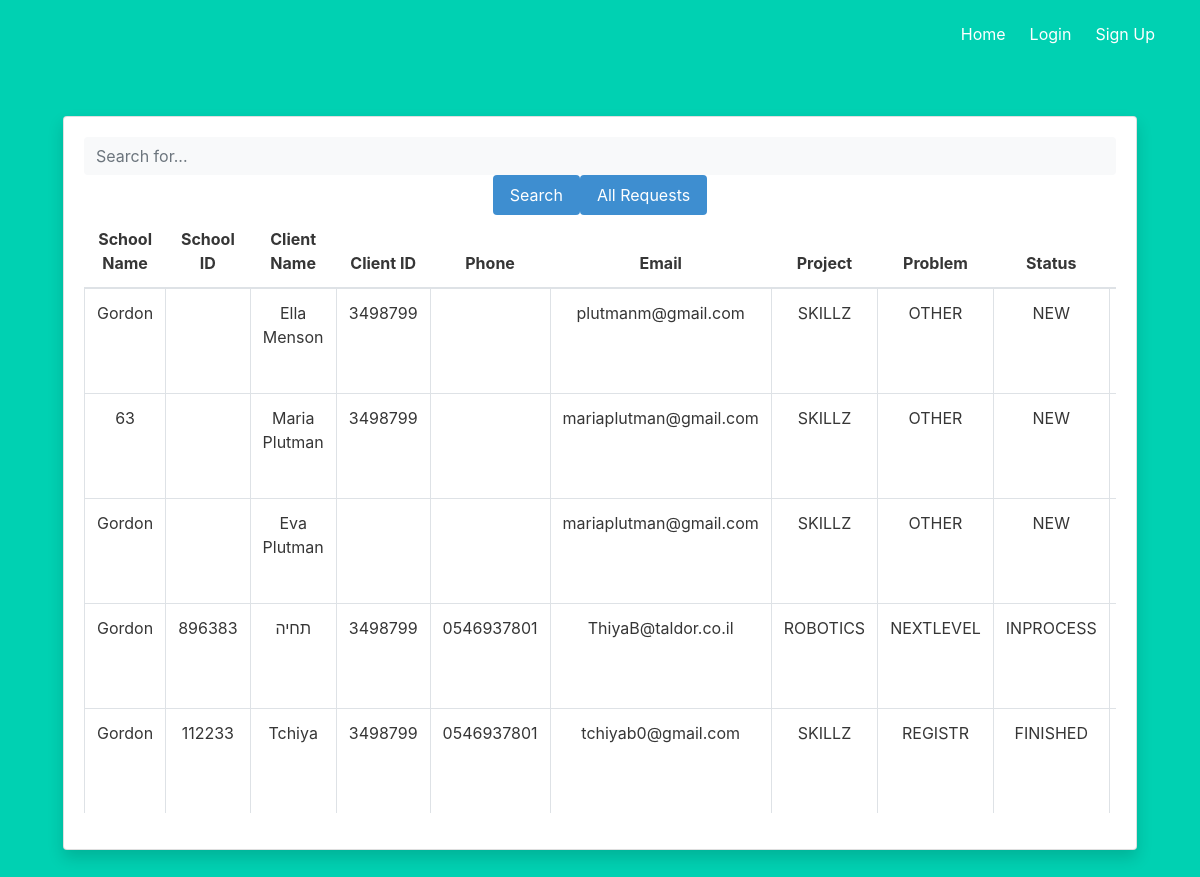
Page /tables on the committed database.
### project/models.py (models this page shows)
class Request(UserMixin, db.Model):
    id = db.Column(db.Integer, primary_key=True)
    username = db.Column(db.String(50), nullable=False)
    client_id = db.Column(db.String(50), nullable=False)
    school_name = db.Column(db.String(50))
    school_id = db.Column(db.String(50), nullable=False)
    phone = db.Column(db.String(50))
    email = db.Column(db.String(50))
    problem = db.Column(db.String(100), nullable=False)
    status = db.Column(db.String(100), nullable=False)
    message = db.Column(db.String(100),nullable=False)
    project = db.Column(db.String(100), nullable=False)
    r_date = db.Column(db.DateTime, default=date.today)

### project/auth_blueprint.py (the view)
@auth.route('/tables')
def tables():
    data = Request.query.all()
    return render_template('tables.html', requests=data)

### project/templates/tables.html (shortened to what this page needs)
{% extends "base.html" %}
{% block content %}
<body id="page-top">
          <div class="card shadow mb-4">
            <div class="card-body">
              <div class="table-responsive">
                <table class="table table-bordered" id="dataTable" width="100%" cellspacing="0">
                  <thead>
                     <form method="POST">
                        <input type="text" class="form-control bg-light border-0 small" placeholder="Search for..." aria-label="Search" aria-describedby="basic-addon2" autofocus='autofocus=' name='search_string'>
                        <input class="button is-info is-normal" type="submit" formaction="/search" value='Search'>
                        <input class="button is-info is-normal" type="submit" formaction="/all_results" value='All Requests'>
                     </form>
                    <tr>
                      <th>School Name</th>
                      <th>School ID</th>
                      <th>Client Name</th>
                      <th>Client ID</th>
                      <th>Phone</th>
                      <th>Email</th>
                      <th>Project</th>
                      <th>Problem</th>
                      <th>Status</th>
                      <th>Message</th>
                    </tr>
                  </thead>
                  <tbody>
                    {% for request in requests %}
                    <tr>
                      <td>{{ request.school_name }}</td>
                      <td>{{ request.school_id }}</td>
                      <td>{{ request.username }}</td>
                      <td>{{ request.client_id }}</td>
                      <td>{{ request.phone }}</td>
                      <td>{{ request.email }}</td>
                      <td>{{ request.project }}</td>
                      <td>{{ request.problem }}</td>
                      <td>{{ request.status }}</td>
                      <td>{{ request.message }}</td>
                    </tr>
                    {% endfor %}
                  </tbody>
                </table>
              </div>
            </div>
          </div>
{% endblock %}

### project/templates/base.html (shortened to what this page needs)
<!DOCTYPE html>
<html>
<head>
    <link rel="stylesheet" href="https://cdnjs.cloudflare.com/ajax/libs/bulma/0.7.2/css/bulma.min.css" />
    <link rel="stylesheet" href="https://stackpath.bootstrapcdn.com/bootstrap/4.1.3/css/bootstrap.min.css">
</head>
<body>
    <section class="hero is-primary is-fullheight">
        <div class="hero-head">
            <nav class="navbar">
                <div class="container">
                    <div id="navbarMenuHeroA" class="navbar-menu">
                        <div class="navbar-end">
                            {% if not current_user.is_authenticated %}
                            <a href="{{ url_for('main.index') }}" class="navbar-item">
                                Home
                            </a>
                            <a href="{{ url_for('auth.login') }}" class="navbar-item">
                                Login
                            </a>
                            <a href="{{ url_for('auth.signup') }}" class="navbar-item">
                                Sign Up
                            </a>
                            {% endif %}
                        </div>
                    </div>
                </div>
            </nav>
        </div>
        <div class="hero-body">
            <div class="container has-text-centered">
                {% block content %}
                {% endblock %}
</body>
</html>

### rows in the picture
Request: school_name "Gordon", username "Ella Menson", client_id "3498799", email "plutmanm@gmail.com", project "SKILLZ", problem "OTHER", status "NEW"
Request: school_name "63", username "Maria Plutman", client_id "3498799", email "mariaplutman@gmail.com", project "SKILLZ", problem "OTHER", status "NEW"
Request: school_name "Gordon", username "Eva Plutman", email "mariaplutman@gmail.com", project "SKILLZ", problem "OTHER", status "NEW"
Request: school_name "Gordon", school_id "896383", username "תחיה", client_id "3498799", phone "0546937801", email "ThiyaB@taldor.co.il", project "ROBOTICS", problem "NEXTLEVEL", status "INPROCESS"
Request: school_name "Gordon", school_id "112233", username "Tchiya", client_id "3498799", phone "0546937801", email "tchiyab0@gmail.com", project "SKILLZ", problem "REGISTR", status "FINISHED"
